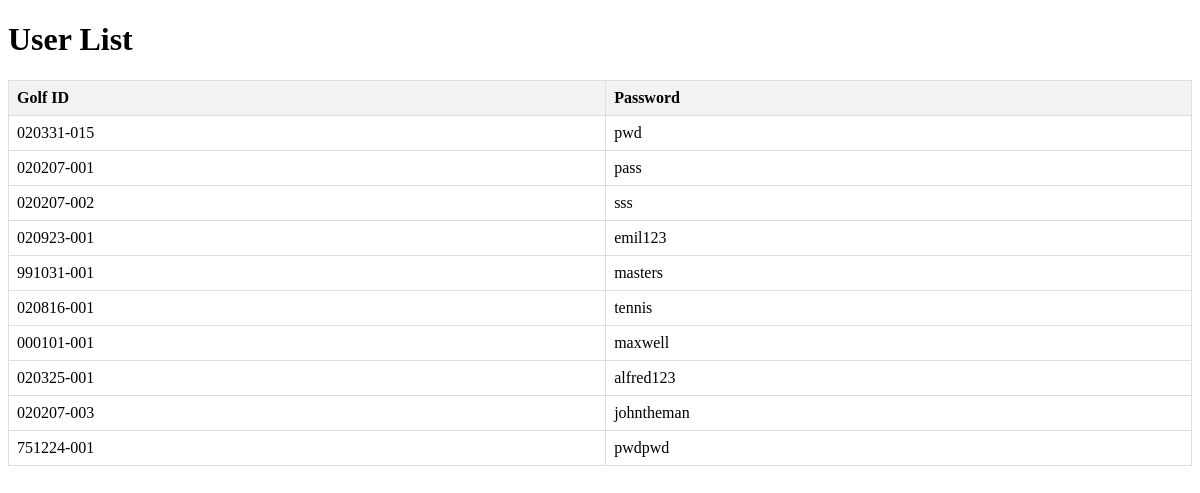
Before: /players with the older database file.
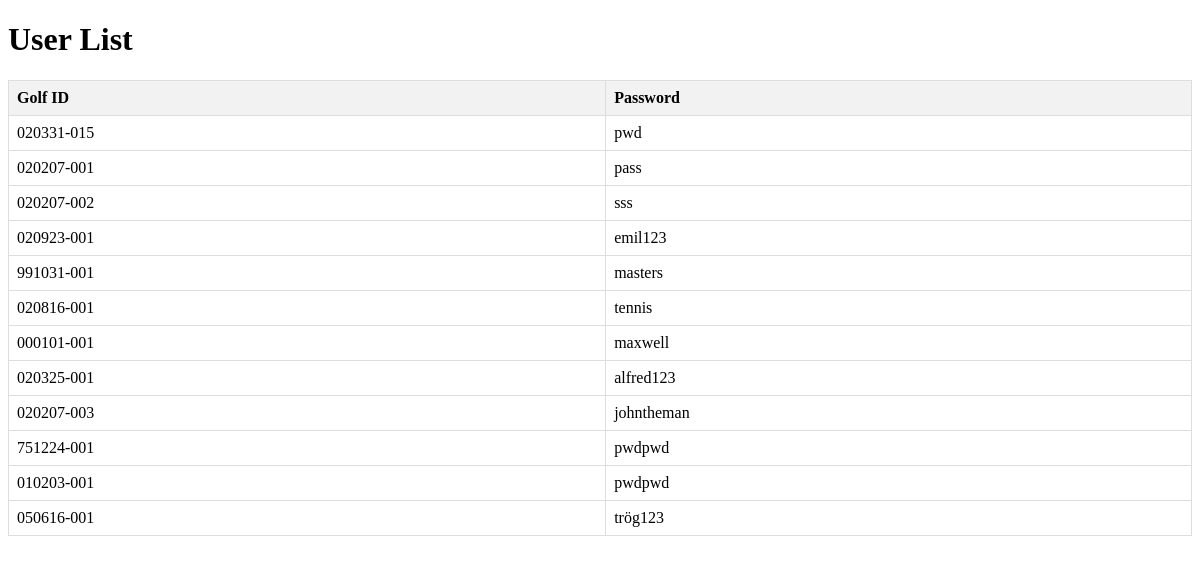
After: the same page with the newer database file.
### tables this page shows
CREATE TABLE players (golf_id TEXT (100) PRIMARY KEY, password TEXT (100), email TEXT (100), first_name TEXT (100), last_name TEXT (100), hcp NUMERIC (255));

### app.py (the view)
@app.route("/players")
def players():
    return render_template("players.html", users=query_database("SELECT * FROM players"))

### database.py (called while the page is built, shortened)
def get_database():
    database = getattr(g, '_database', None)
    if database is None:
        database = g._database = sqlite3.connect(DATABASE)
        database.row_factory = sqlite3.Row
    return database

def close_database(exception=None):
    database = getattr(g, '_database', None)
    if database is not None:
        database.close()

def query_database(query, args=(), one=False, commit=False):
    cur = get_database().execute(query, args)
    rv = cur.fetchall()
    cur.close()
    return (rv[0] if rv else None) if one else rv

### website/template/players.html (shortened to what this page needs)
<!DOCTYPE html>
<html lang="en">
<head>
</head>
<body>
    <h1>User List</h1>
    <table>
        <thead>
            <tr>
                <th>Golf ID</th>
                <th>Password</th>
            </tr>
        </thead>
        <tbody>
            {% for user in users %}
            <tr>
                <td>{{ user['golf_id'] }}</td>
                <td>{{ user['password'] }}</td>
            </tr>
            {% endfor %}
        </tbody>
    </table>
</body>
</html>

Changed rows visible on the page:
added players: golf_id "010203-001", password "pwdpwd"
added players: golf_id "050616-001", password "trög123"
